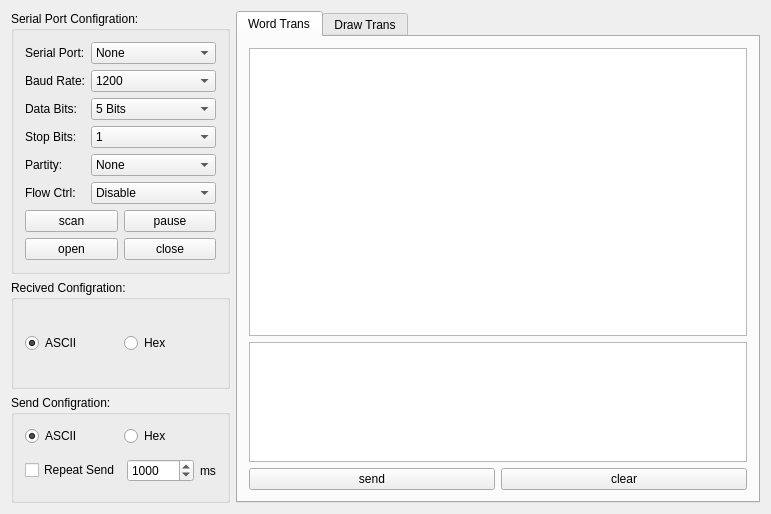
<?xml version="1.0" encoding="UTF-8"?>
<ui version="4.0">
 <class>Widget</class>
 <widget class="QWidget" name="Widget">
  <property name="geometry">
   <rect>
    <x>0</x>
    <y>0</y>
    <width>771</width>
    <height>514</height>
   </rect>
  </property>
  <property name="windowTitle">
   <string>Widget</string>
  </property>
  <layout class="QHBoxLayout" name="horizontalLayout_4">
   <item>
    <layout class="QVBoxLayout" name="verticalLayout_6">
     <item>
      <widget class="QGroupBox" name="groupBox">
       <property name="title">
        <string>Serial Port Configration:</string>
       </property>
       <layout class="QVBoxLayout" name="verticalLayout_5">
        <item>
         <layout class="QFormLayout" name="formLayout">
          <item row="0" column="0">
           <widget class="QLabel" name="label">
            <property name="text">
             <string>Serial Port:</string>
            </property>
           </widget>
          </item>
          <item row="0" column="1">
           <widget class="QComboBox" name="comboBox_serialPort">
            <item>
             <property name="text">
              <string>None</string>
             </property>
            </item>
           </widget>
          </item>
          <item row="1" column="0">
           <widget class="QLabel" name="label_2">
            <property name="text">
             <string>Baud Rate:</string>
            </property>
           </widget>
          </item>
          <item row="1" column="1">
           <widget class="QComboBox" name="comboBox_baudrate">
            <item>
             <property name="text">
              <string>1200</string>
             </property>
            </item>
            <item>
             <property name="text">
              <string>2400</string>
             </property>
            </item>
            <item>
             <property name="text">
              <string>4800</string>
             </property>
            </item>
            <item>
             <property name="text">
              <string>9600</string>
             </property>
            </item>
            <item>
             <property name="text">
              <string>19200</string>
             </property>
            </item>
            <item>
             <property name="text">
              <string>38400</string>
             </property>
            </item>
            <item>
             <property name="text">
              <string>57600</string>
             </property>
            </item>
            <item>
             <property name="text">
              <string>115200</string>
             </property>
            </item>
           </widget>
          </item>
          <item row="2" column="0">
           <widget class="QLabel" name="DataBits">
            <property name="text">
             <string>Data Bits:</string>
            </property>
           </widget>
          </item>
          <item row="2" column="1">
           <widget class="QComboBox" name="comboBox_databits">
            <item>
             <property name="text">
              <string>5 Bits</string>
             </property>
            </item>
            <item>
             <property name="text">
              <string>6 Bits</string>
             </property>
            </item>
            <item>
             <property name="text">
              <string>7 Bits</string>
             </property>
            </item>
            <item>
             <property name="text">
              <string>8 Bits</string>
             </property>
            </item>
           </widget>
          </item>
          <item row="3" column="0">
           <widget class="QLabel" name="label_3">
            <property name="text">
             <string>Stop Bits:</string>
            </property>
           </widget>
          </item>
          <item row="3" column="1">
           <widget class="QComboBox" name="comboBox_stopbits">
            <item>
             <property name="text">
              <string>1</string>
             </property>
            </item>
            <item>
             <property name="text">
              <string>1.5</string>
             </property>
            </item>
            <item>
             <property name="text">
              <string>2</string>
             </property>
            </item>
           </widget>
          </item>
          <item row="4" column="0">
           <widget class="QLabel" name="label_4">
            <property name="text">
             <string>Partity:</string>
            </property>
           </widget>
          </item>
          <item row="4" column="1">
           <widget class="QComboBox" name="comboBox_checkdigit">
            <item>
             <property name="text">
              <string>None</string>
             </property>
            </item>
            <item>
             <property name="text">
              <string>Even</string>
             </property>
            </item>
            <item>
             <property name="text">
              <string>Odd</string>
             </property>
            </item>
            <item>
             <property name="text">
              <string>Space</string>
             </property>
            </item>
            <item>
             <property name="text">
              <string>Mark</string>
             </property>
            </item>
           </widget>
          </item>
          <item row="5" column="0">
           <widget class="QLabel" name="label_5">
            <property name="text">
             <string>Flow Ctrl:</string>
            </property>
           </widget>
          </item>
          <item row="5" column="1">
           <widget class="QComboBox" name="comboBox_flowctrl">
            <item>
             <property name="text">
              <string>Disable</string>
             </property>
            </item>
            <item>
             <property name="text">
              <string>Hardware</string>
             </property>
            </item>
            <item>
             <property name="text">
              <string>Software</string>
             </property>
            </item>
           </widget>
          </item>
         </layout>
        </item>
        <item>
         <layout class="QHBoxLayout" name="horizontalLayout_6">
          <item>
           <widget class="QPushButton" name="pushButton_scan">
            <property name="text">
             <string>scan</string>
            </property>
           </widget>
          </item>
          <item>
           <widget class="QPushButton" name="pushButton_pause">
            <property name="text">
             <string>pause</string>
            </property>
           </widget>
          </item>
         </layout>
        </item>
        <item>
         <layout class="QHBoxLayout" name="horizontalLayout_7">
          <item>
           <widget class="QPushButton" name="pushButton_open">
            <property name="text">
             <string>open</string>
            </property>
           </widget>
          </item>
          <item>
           <widget class="QPushButton" name="pushButton_close">
            <property name="text">
             <string>close</string>
            </property>
           </widget>
          </item>
         </layout>
        </item>
       </layout>
      </widget>
     </item>
     <item>
      <widget class="QGroupBox" name="groupBox_2">
       <property name="title">
        <string>Recived Configration:</string>
       </property>
       <layout class="QHBoxLayout" name="horizontalLayout_13">
        <item>
         <layout class="QVBoxLayout" name="verticalLayout_2">
          <item>
           <layout class="QHBoxLayout" name="horizontalLayout">
            <item>
             <widget class="QRadioButton" name="radioButton_rec_ascii">
              <property name="text">
               <string>ASCII</string>
              </property>
              <property name="checked">
               <bool>true</bool>
              </property>
             </widget>
            </item>
            <item>
             <widget class="QRadioButton" name="radioButton_rec_hex">
              <property name="text">
               <string>Hex</string>
              </property>
             </widget>
            </item>
           </layout>
          </item>
         </layout>
        </item>
       </layout>
      </widget>
     </item>
     <item>
      <widget class="QGroupBox" name="groupBox_3">
       <property name="title">
        <string>Send Configration:</string>
       </property>
       <layout class="QHBoxLayout" name="horizontalLayout_12">
        <item>
         <layout class="QVBoxLayout" name="verticalLayout_4">
          <item>
           <layout class="QHBoxLayout" name="horizontalLayout_3">
            <item>
             <widget class="QRadioButton" name="radioButton_send_ascii">
              <property name="text">
               <string>ASCII</string>
              </property>
              <property name="checked">
               <bool>true</bool>
              </property>
             </widget>
            </item>
            <item>
             <widget class="QRadioButton" name="radioButton_send_hex">
              <property name="text">
               <string>Hex</string>
              </property>
             </widget>
            </item>
           </layout>
          </item>
          <item>
           <layout class="QHBoxLayout" name="horizontalLayout_2">
            <item>
             <widget class="QCheckBox" name="checkBox_repeat">
              <property name="text">
               <string>Repeat Send</string>
              </property>
             </widget>
            </item>
            <item>
             <widget class="QSpinBox" name="spinBox_repeat">
              <property name="maximum">
               <number>999999</number>
              </property>
              <property name="value">
               <number>1000</number>
              </property>
             </widget>
            </item>
            <item>
             <widget class="QLabel" name="label_6">
              <property name="text">
               <string>ms</string>
              </property>
             </widget>
            </item>
           </layout>
          </item>
         </layout>
        </item>
       </layout>
      </widget>
     </item>
    </layout>
   </item>
   <item>
    <widget class="QTabWidget" name="tabWidget">
     <property name="currentIndex">
      <number>0</number>
     </property>
     <widget class="QWidget" name="tab">
      <attribute name="title">
       <string>Word Trans</string>
      </attribute>
      <layout class="QVBoxLayout" name="verticalLayout_3">
       <item>
        <layout class="QVBoxLayout" name="verticalLayout_8">
         <item>
          <widget class="QTextBrowser" name="textBrowser_rec">
           <property name="styleSheet">
            <string notr="true">font: 12pt &quot;Ubuntu Mono&quot;;</string>
           </property>
          </widget>
         </item>
         <item>
          <widget class="QTextEdit" name="textEdit_send">
           <property name="minimumSize">
            <size>
             <width>0</width>
             <height>50</height>
            </size>
           </property>
           <property name="maximumSize">
            <size>
             <width>16777215</width>
             <height>120</height>
            </size>
           </property>
          </widget>
         </item>
         <item>
          <layout class="QHBoxLayout" name="horizontalLayout_5">
           <item>
            <widget class="QPushButton" name="pushButton_send">
             <property name="text">
              <string>send</string>
             </property>
            </widget>
           </item>
           <item>
            <widget class="QPushButton" name="pushButton_clear">
             <property name="text">
              <string>clear</string>
             </property>
            </widget>
           </item>
          </layout>
         </item>
        </layout>
       </item>
      </layout>
     </widget>
     <widget class="QWidget" name="draw">
      <attribute name="title">
       <string>Draw Trans</string>
      </attribute>
      <layout class="QVBoxLayout" name="verticalLayout">
       <item>
        <widget class="QCheckBox" name="checkBox_enableDraw">
         <property name="text">
          <string>Enable Draw Function</string>
         </property>
        </widget>
       </item>
      </layout>
     </widget>
    </widget>
   </item>
  </layout>
 </widget>
 <layoutdefault spacing="6" margin="11"/>
 <resources/>
 <connections/>
</ui>
